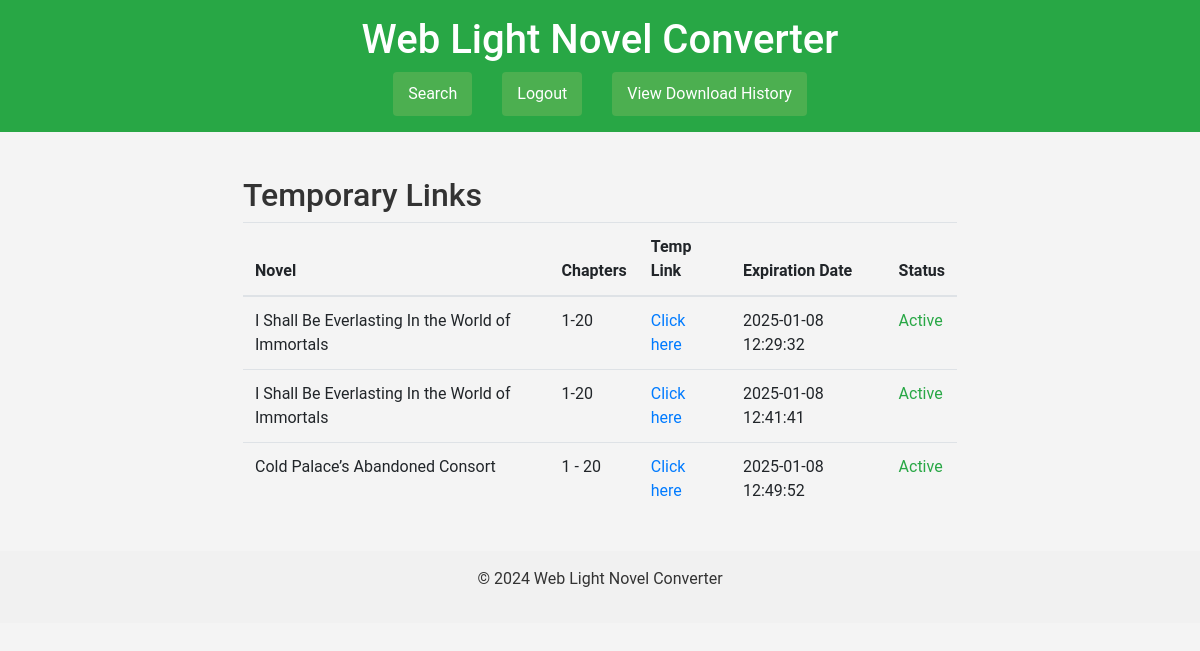
Page /temp_links (signed in) on the earlier database version.
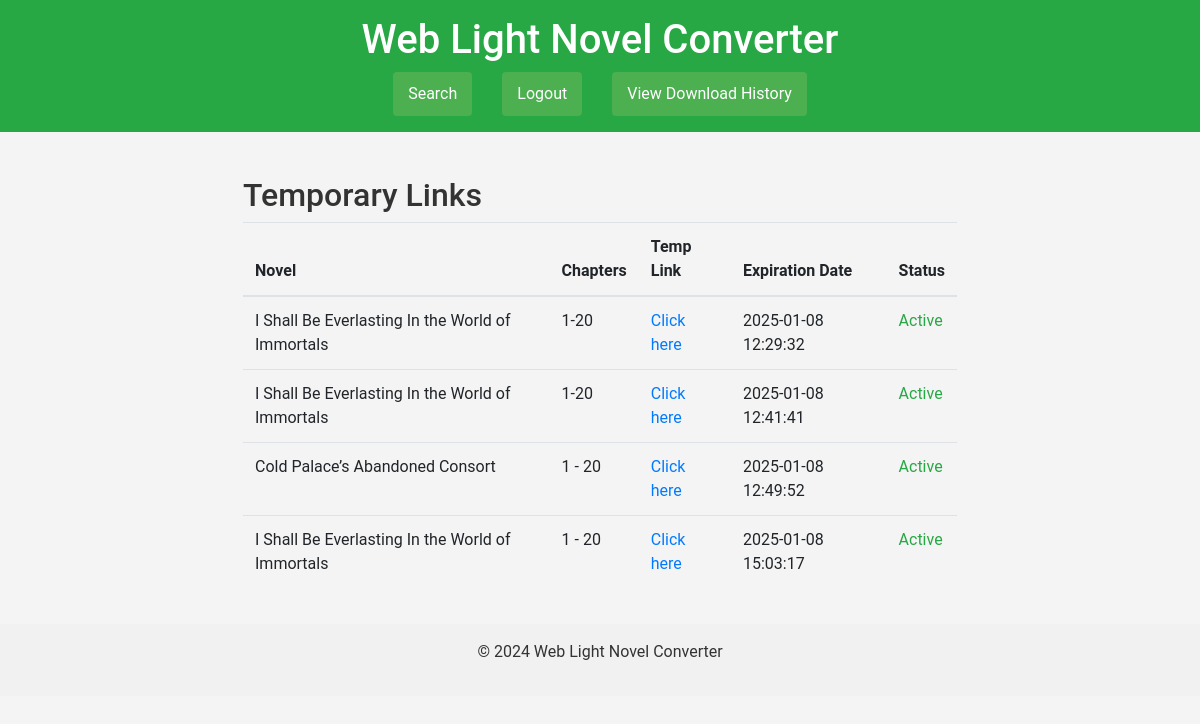
Same page on the later database version.
### models.py (models this page shows)
class TempLink(db.Model):
    id = db.Column(db.Integer, primary_key=True)
    novel_name = db.Column(db.String(255), nullable=False)
    chapter_range = db.Column(db.String(255), nullable=True)
    link = db.Column(db.String(255), nullable=False)
    expiration_date = db.Column(db.DateTime, nullable=False)
    user_id = db.Column(db.Integer, db.ForeignKey('user.id'), nullable=False)
    def is_expired(self):
        return datetime.utcnow() > self.expiration_date

### app.py (the view)
@app.route('/temp_links', methods=['GET'])
@login_required
def temp_links():
    links = TempLink.query.filter_by(user_id=current_user.id).all()
    return render_template('temp_links.html', links=links)  # Pass links to the template

### app.py (called while the page is built)
@login_manager.user_loader
def load_user(user_id):
    return User.query.get(int(user_id))

### templates/temp_links.html
{% extends 'base.html' %}
{% block content %}
<div class="container">
    <h2>Temporary Links</h2>
    {% if links %}
        <table class="table">
            <thead>
                <tr>
                    <th>Novel</th>
                    <th>Chapters</th>
                    <th>Temp Link</th>
                    <th>Expiration Date</th>
                    <th>Status</th>
                </tr>
            </thead>
            <tbody>
                {% for link in links %}
                    <tr>
                        <td>{{ link.novel_name }}</td>
                        <td>{{ link.chapter_range }}</td>
                        <td><a href="{{ link.link }}" target="_blank">Click here</a></td>
                        <td>{{ link.expiration_date.strftime('%Y-%m-%d %H:%M:%S') }}</td>
                        <td>
                            {% if link.is_expired() %}
                                <span class="text-danger">Expired</span>
                            {% else %}
                                <span class="text-success">Active</span>
                            {% endif %}
                        </td>
                    </tr>
                {% endfor %}
            </tbody>
        </table>
    {% else %}
        <p>No temporary links found.</p>
    {% endif %}
</div>
{% endblock %}

### templates/base.html (shortened to what this page needs)
<!DOCTYPE html>
<html lang="en">
<head>
    <link rel="stylesheet" href="https://stackpath.bootstrapcdn.com/bootstrap/4.5.2/css/bootstrap.min.css">
    <link rel="stylesheet" href="{{ url_for('static', filename='styles.css') }}">
</head>
<body>
    <header class="bg-success text-white text-center py-3">
        <h1>Web Light Novel Converter</h1>
        <nav>
            <ul class="nav justify-content-center">
                {% if current_user.is_authenticated %}
                    <li class="nav-item"><a class="btn btn-secondary ms-3" href="{{ url_for('search') }}">Search</a></li>
                    <li class="nav-item"><a class="btn btn-secondary ms-3" href="{{ url_for('logout') }}">Logout</a></li>
                    <li><a href="{{ url_for('temp_links') }}" class="btn btn-secondary ms-3">View Download History</a></li>
                {% else %}
                    <li class="nav-item"><a class="nav-link text-white" href="{{ url_for('login') }}">Login</a></li>
                    <li class="nav-item"><a class="nav-link text-white" href="{{ url_for('register') }}">Register</a></li>
                {% endif %}
            </ul>
        </nav>
    </header>
    <main class="container mt-4">
        {% block content %}{% endblock %}
    </main>
    <footer class="text-center py-3">
        <p>&copy; 2024 Web Light Novel Converter</p>
    </footer>
</body>
</html>

### static/styles.css (style rules this page uses)
body { font-family: 'Roboto', sans-serif; margin: 0; padding: 0; background-color: #f4f4f4; color: #333; }
.container { width: 80%; margin: auto; overflow: hidden; }
header { background: #4CAF50; color: white; padding: 20px 0; text-align: center; }
nav ul { list-style: none; padding: 0; }
nav ul li { display: inline; margin: 0 15px; }
nav ul li a { color: white; text-decoration: none; font-weight: bold; }
main { padding: 20px; }
.btn { background: #4CAF50; color: white; border: none; padding: 10px 15px; border-radius: 4px; cursor: pointer; font-size: 16px; }
footer { text-align: center; padding: 10px 0; background-color: #f1f1f1; position: relative; bottom: 0; width: 100%; }

Differences in the rows shown:
added TempLink: novel_name "I Shall Be Everlasting In the World of Immortals", chapter_range "1 - 20", expiration_date "2025-01-08 15:03:17", shows "Active"
